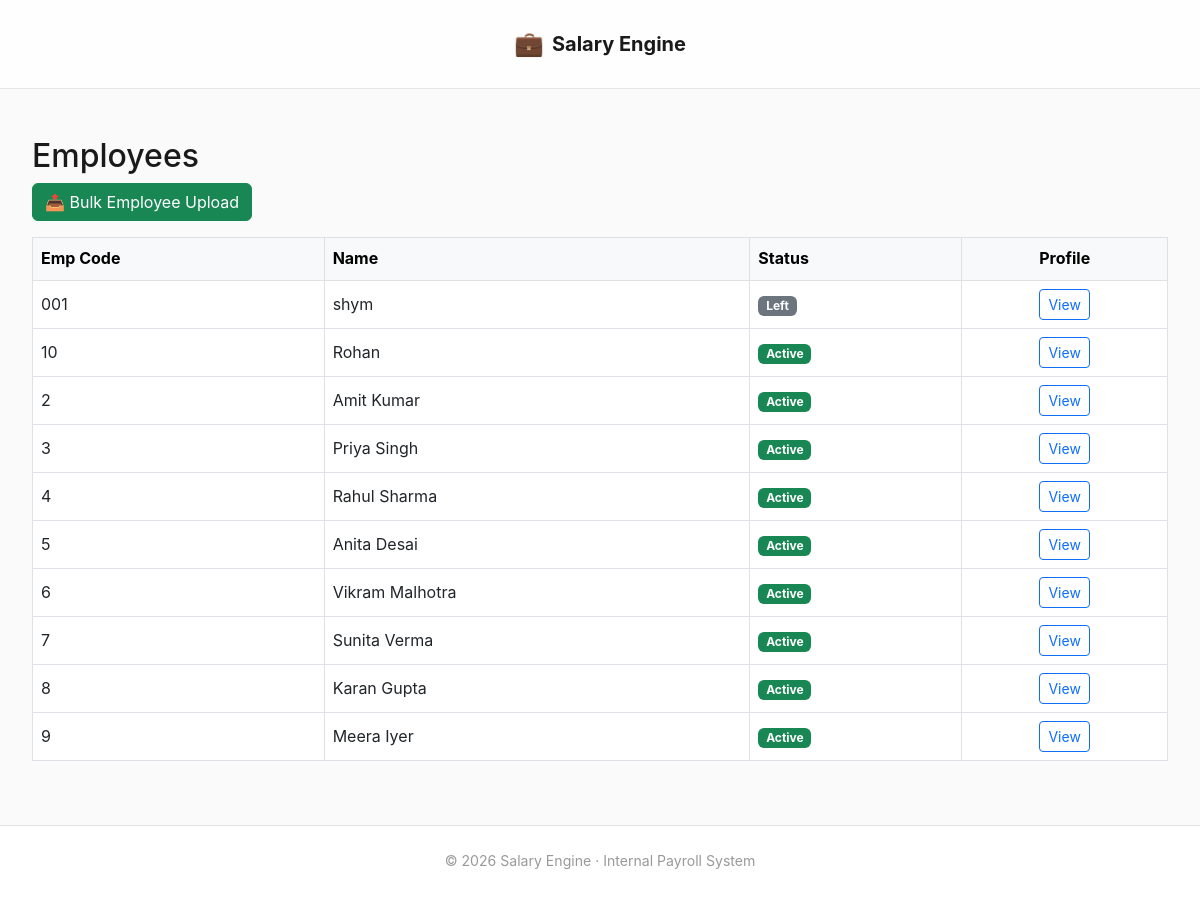
/employees/, run on the app's committed database.
### employees/models.py (models this page shows, shortened)
class Employee(models.Model):
    company = models.ForeignKey(
        Company,
        on_delete=models.PROTECT,
        related_name="employees"
    )
    emp_code = models.CharField(max_length=50)
    name = models.CharField(max_length=200)
    father_name = models.CharField(max_length=200, blank=True)
    uan_number = models.CharField(max_length=20, unique=True, null=True, blank=True)
    esic_number = models.CharField(max_length=20, unique=True, null=True, blank=True)
    document_number = models.CharField(max_length=50, unique=True, null=True, blank=True)
    default_salary = models.DecimalField(max_digits=10, decimal_places=2, null=True, blank=True)
    joining_date = models.DateField()
    exit_date = models.DateField(null=True, blank=True)
    created_at = models.DateTimeField(auto_now_add=True)
    approved_by = models.ForeignKey(User, null=True, blank=True, on_delete=models.SET_NULL,
                                    related_name="approved_employees")
    class Meta:
        unique_together = ("company", "emp_code")
        ordering = ["emp_code"]

### employees/views.py (the view)
# urls.py: path("", employee_list, name="employee_list"),
def employee_list(request):
    employees = Employee.objects.order_by("emp_code")
    return render(
        request,
        "employees/employee_list.html",
        {"employees": employees}
    )

### dashboard/context_processors.py (called while the page is built, shortened)
def approval_badges(request):
    if not request.user.is_authenticated or not request.user.is_staff:
        return {}

### templates/employees/employee_list.html (shortened to what this page needs)
{% extends "base.html" %}
{% block content %}
<h2>Employees</h2>
<div class="mb-3 d-flex gap-2">
    {% if not request.user.is_staff %}
        <a class="btn btn-success"
           href="{% url 'employees:upload_employee_drafts' %}">
            📤 Bulk Employee Upload
        </a>
    {% endif %}
</div>
<div class="table-responsive">
<table class="table table-bordered table-hover align-middle">
    <thead class="table-light">
        <tr>
            <th>Emp Code</th>
            <th>Name</th>
            <th>Status</th>
            <th class="text-center">Profile</th>
        </tr>
    </thead>
    <tbody>
        {% for e in employees %}
        <tr>
            <td>{{ e.emp_code }}</td>
            <td>{{ e.name }}</td>
            <td>
                {% if e.exit_date %}
                    <span class="badge bg-secondary">Left</span>
                {% else %}
                    <span class="badge bg-success">Active</span>
                {% endif %}
            </td>
            <td class="text-center">
                <a href="{% url 'employees:employee_profile' e.id %}"
                   class="btn btn-sm btn-outline-primary">
                    View
                </a>
            </td>
        </tr>
        {% empty %}
        <tr>
            <td colspan="4" class="text-center text-muted">
                No employees found
            </td>
        </tr>
        {% endfor %}
    </tbody>
</table>
</div>
{% endblock %}

### templates/base.html (style rules this page uses)
:root { --bg-primary: #fafafa; --bg-secondary: #ffffff; --bg-hover: #f5f5f5; --text-primary: #1a1a1a; --text-secondary: #666666; --text-muted: #999999; --accent: #2563eb; --accent-hover: #1d4ed8; --accent-light: rgba(37, 99, 235, 0.1); --success: #10b981; --warning: #f59e0b; --danger: #ef4444; --border: #e5e5e5; --shadow-sm: 0 1px 2px rgba(0,0,0,0.04); --shadow-md: 0 4px 16px rgba(0,0,0,0.06); --shadow-lg: 0 8px 24px rgba(0,0,0,0.08); --radius: 10px; --transition: all 0.3s cubic-bezier(0.4, 0, 0.2, 1); }
* { box-sizing: border-box; }
body { font-family: -apple-system, BlinkMacSystemFont, 'Inter', 'Segoe UI', sans-serif; background: var(--bg-primary); color: var(--text-primary); min-height: 100vh; display: flex; flex-direction: column; line-height: 1.6; -webkit-font-smoothing: antialiased; -moz-osx-font-smoothing: grayscale; margin: 0; padding: 0; }

### data on the page
Employee: emp_code "001", name "shym", exit_date "Left"
Employee: emp_code "10", name "Rohan", shows "Active"
Employee: emp_code "2", name "Amit Kumar", shows "Active"
Employee: emp_code "3", name "Priya Singh", shows "Active"
Employee: emp_code "4", name "Rahul Sharma", shows "Active"
Employee: emp_code "5", name "Anita Desai", shows "Active"
Employee: emp_code "6", name "Vikram Malhotra", shows "Active"
Employee: emp_code "7", name "Sunita Verma", shows "Active"
Employee: emp_code "8", name "Karan Gupta", shows "Active"
Employee: emp_code "9", name "Meera Iyer", shows "Active"
